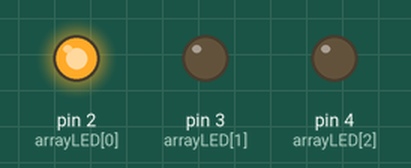
A sketch run on a simulated Arduino Uno, built with avr-gcc and run on an emulated ATmega328P. On the bench: output pins drawn as LEDs (lit = HIGH).

Above: at 0.5 s.
At 2.5 s:
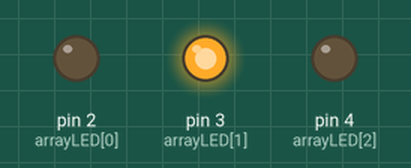
At 4.5 s:
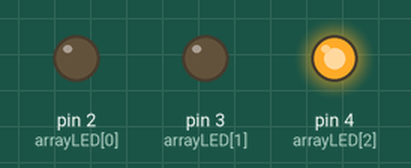
At 5.5 s:
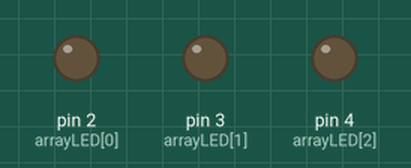
Timing chart, 0 to 7.8 s (numbered marks = the images above):
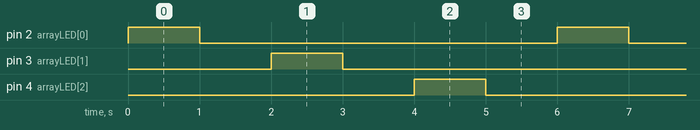

The sketch:

sketch_tres_leds_com_array_contador_if.ino
```cpp
/* Declaracao de uma variavel unidimensional (Array) para
   controlar dois ou mais LEDs, nesse exemplo 3 LEDs. */
int arrayLED[] = {2,3,4};

const int tamanhoArray = 3;
int cont = 0;

void setup(){
  /* Informando que a porta sera utilizada para saida, no entanto
     vamos rodar um for para que as portas sejam inicializadas. */
  for(int i=0 ; i<tamanhoArray ; i++){
    pinMode(arrayLED[i], OUTPUT);
  }
}

void loop(){
  //Acende o LED na posicao atual do array durante 1 segundo
  digitalWrite(arrayLED[cont], HIGH);
  delay(1000);

  //Apaga o LED na posicao atual do array durante 1 segundo
  digitalWrite(arrayLED[cont], LOW);
  delay(1000);

  /* Testando se ja chegou no final do Array, ou seja, se ele for
     igual a dois, entao, inicializamos novamente para zero. */
  if(cont==2){
    cont=0;
  }else{
    cont++;
  }
}
```

Measured:
- by itself, pin 2 (arrayLED[0]), pin 3 (arrayLED[1]), pin 4 (arrayLED[2]): alternates HIGH for 1.0 s and LOW for 5.0 s
- by itself, everything shown: repeats every 6.0 s, in 6 steps
